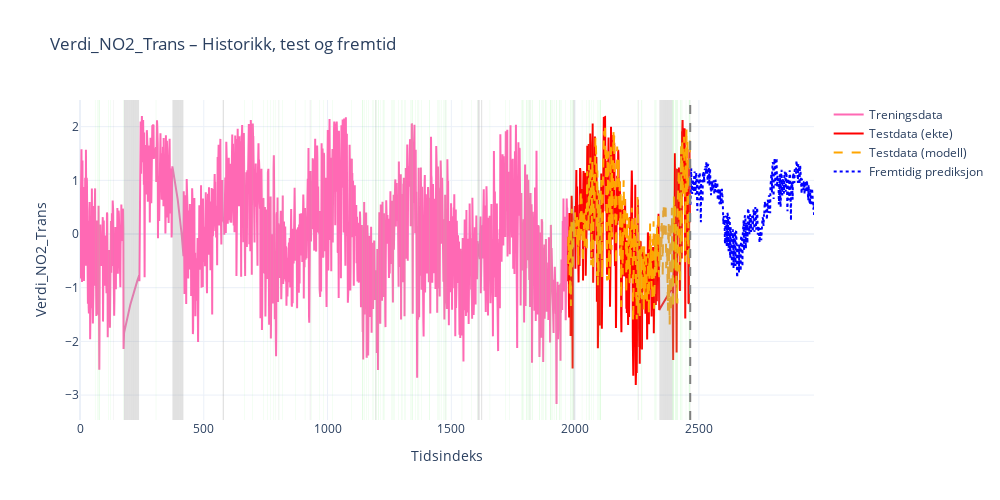
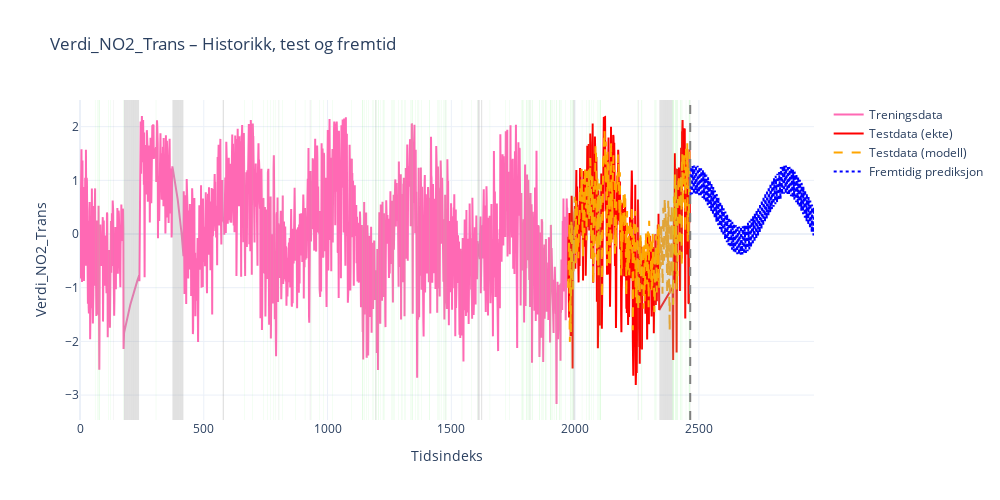

The cell these charts' notebook holds for them, in order:
### Markdown cell above
## 📈 Visualisering og analyse av prediksjoner 

I denne seksjonen benytter vi de importerte maskinlæringsmodellene til å forutsi fremtidige nivåer av luftforurensning - nærmere bestemt NO₂, O₃ og SO₂.

`prediksjon_med_fremtidige_verdier()` tar inn følgende:

- Et datasett `df` som inneholder historiske målinger. 
- En målvariabel som vi ønsker å predikere (eks "`Verdi_NO2_Trans`)
- En liste over inputvariabler (eks temperatur, nedbør og sesongbaserte variabler (`sin_dag, cos_dag`))
- En modell (`LGBMRegressor()` eller `LinearRegression()`)
- Antall fremtidige dager vi ønsker å predikere (eks 500)
- En dekningsgrad-variabel for å ta hensyn til datakvalitet

Etter at modellen er trent, predikeres fremtidige verdier dag for dag basert på mønstre i eksisterende data og sesonginformasjon. Resultatene visualiseres som tidsseriegrafer, hvor både historiske og predikerte verdier vises. 

##### Sammenligning av modellprestasjoner:

| Modelltype         | NO₂ (R² / MSE)     | SO₂ (R² / MSE)     | O₃ (R² / MSE)      |
|--------------------|--------------------|---------------------|---------------------|
| LGBMRegressor()    | 0.5942 / 0.4818     | -1.1059 / 0.8523     | -0.0677 / 0.9221     |
| LinearRegression() | 0.5817 / 0.4966     | -0.7804 / 0.7206     | 0.1036 / 0.7742      |


##### Drøfting av visualiseringen av prediksjoner:

Visulasjonene viser at ...

 - Prediksjonen fra **LGBMRegressor** ser mer "hakkete" ut.  Dette skyldes at LGBM er en ensemble-modell basert på beslutningstrær som deler data inn i diskrete segmenter. Derfor blir prediksjonene ofte stykkevis konstante innenfor hvert segment, noe som gir et hakkete mønster i grafen. Dette kan gi god tilpasning til treningsdata, men mindre jevnhet i trendene.
 - Prediksjonen fra **LinearRegression** fremstår smooth og kontinuerlig. Lineær regresjon forsøker å finne en enkel lineær sammenheng mellom input og output, og prediksjonene blir derfor en jevn linje som endrer seg gradvis. Dette gir et mer intuitivt og forståelig bilde av trender, men kan mangle fleksibiliteten til å fange opp komplekse ikke-lineære mønstre.

### Code cell
prediksjon_med_fremtidige_verdier(df=data, target_col="Verdi_NO2_Trans", features=features, model_objekt=LGBMRegressor(), 
                                  antall_dager=500, dekningsgrad=data["Dekningsgrad_NO2"])         
prediksjon_med_fremtidige_verdier(df=data, target_col="Verdi_NO2_Trans", features=features, model_objekt=LinearRegression(), 
                                  antall_dager=500, dekningsgrad=data["Dekningsgrad_NO2"])
